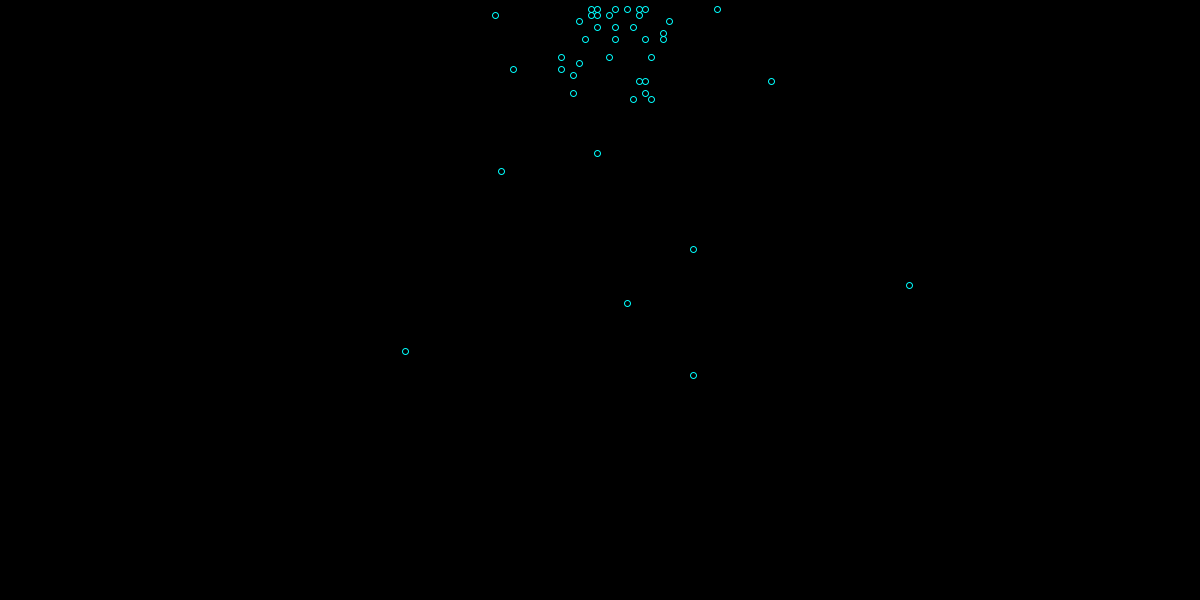
Frame 1 (no input)
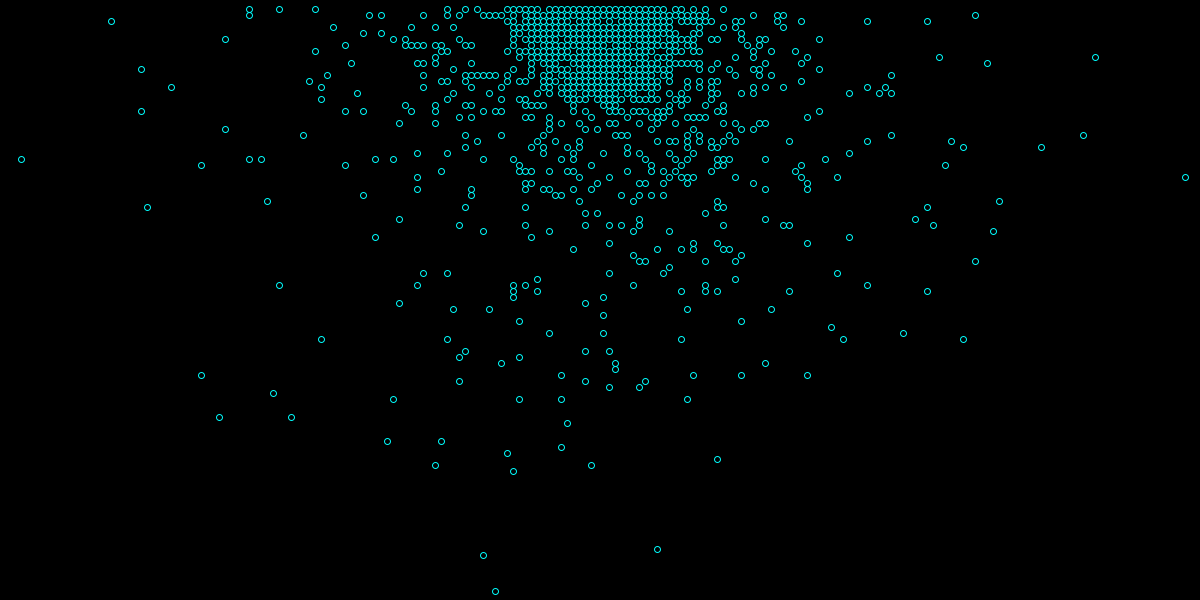
Frame 60 (the mouse pressed at the canvas centre just before this capture)
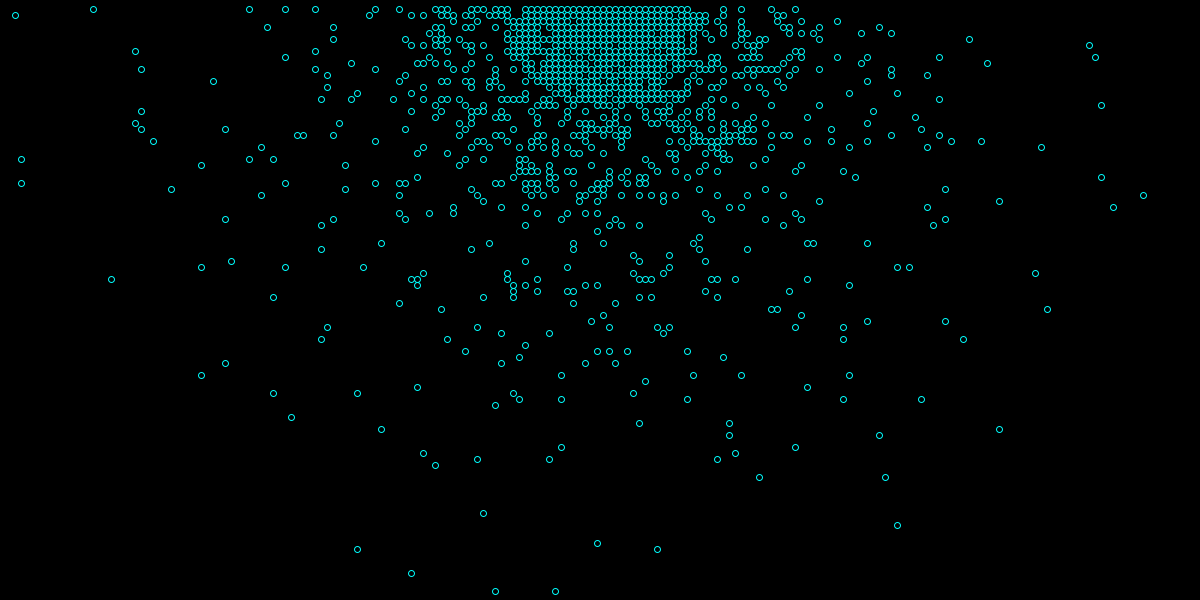
Frame 120 (the mouse held since frame 60 and released just before this capture)

The Processing sketch that drew these frames (run headless with seeded random() and noise(); from frame 60 on, the mouse is pressed at the canvas centre):

// Processing sketch: foam_polar_coords
// ── foam_polar_coords.pde
float SX, SY;
//source location
float rmax;
//max distance from source to any position on screen, calculated in setup

boolean[][] sites;
//on or off for drawing bubbles

float[] sitesX;
float[] sitesY;
//x and y coords for each site, initialized in setup for optimization

int numx=200;
int numy=100;
//number of sites in each dimension
float rad=3;
//bubble radius

int regions=50;
float dropOffExponent=2;
/*number of regions where bubble generation falls off as it gets away from source,
 and also exponential power according to which bubble generation
 falls off as a function of region */
int[] bnew=new int[regions];

int bdead=250;
int born=30;
int bdeadt;

float sr, stheta;
int sx, sy;
//temporary site indices

int neighbors;
//number of neighbors of a given site, another temporary variable



void setup() {
  size(1200, 600);  
  SX=width/2;
  SY=0; //coordinates of "source" of bubbles

  sites=new boolean[numx][numy];
  sitesX=new float[numx];
  sitesY=new float[numy];

  for (int i=0; i<numx; i++) sitesX[i]=width * (i+.5) / numx;
  for (int i=0; i<numy; i++) sitesY[i]=height * (i+.5) / numy;

  float rmax1=max( dist(SX, SY, 0, 0), dist(SX, SY, width, 0) );
  float rmax2=max( dist(SX, SY, 0, height), dist(SX, SY, width, height) );
  rmax=max(rmax1, rmax2);
}



void draw() {

  background(0);



  bdeadt=(int)random(bdead-bdead/2, bdead+bdead/2);

  for (int i=0; i<bdeadt; i++) {

    neighbors=0;
    sx=(int)random(0, numx);
    sy=(int)random(0, numy);

    if (sites [max(0, sx-1)] [sy] ) neighbors++;
    if (sites [min(numx-1, sx+1)] [sy] ) neighbors++;
    if (sites [sx] [max(0, sy-1)] ) neighbors++;
    if (sites [sx] [min(numy-1, sy+1)] ) neighbors++;

    if ( random(0, 1) * neighbors < 1.5 ) sites[sx][sy]=false;
  }



  for (int j=0; j<regions; j++) bnew[j]=(int)random(born-born/2, born+born/2)
    /  round(pow((j+1), dropOffExponent));

  for (int j=0; j<regions; j++) {
    for (int i=0; i<bnew[j]; i++) {

      neighbors=0;
      sr=random( rmax * (float)j / (float)regions, rmax * ((float)j + 1) / (float)regions );
      stheta=random(0, PI);
      sx= round( SX * numx  /  width ) + round( sr * cos(stheta) );
      sy= round( SY * numy  /  height ) + round( sr * sin(stheta) );

      if ( sx > 0 && sx < numx && sy > 0 && sy < numy ) { 
        if (sites [max(0, sx-1)] [sy] ) neighbors++;
        if (sites [min(numx-1, sx+1)] [sy] ) neighbors++;
        if (sites [sx] [max(0, sy-1)] ) neighbors++;
        if (sites [sx] [min(numy-1, sy+1)] ) neighbors++;
        if (sites [max(0, sx-1)] [max(0, sy-1)] ) neighbors++;
        if (sites [max(0, sx-1)] [min(numy-1, sy+1)] ) neighbors++;
        if (sites [min(numx-1, sx+1)] [max(0, sy-1)] ) neighbors++;
        if (sites [min(numx-1, sx+1)] [min(numy-1, sy+1)] ) neighbors++;

        if ( random(0, 1) * (neighbors + 1) / 8 > (1/12) ) sites[sx][sy]=true;
      }
    }
  }

  stroke(0, 255, 255);
  noFill();
  for (int i=0; i<numx; i++) {
    for (int j=0; j<numy; j++) {
      if (sites[i][j]) ellipse(sitesX[i], sitesY[j], 2*rad, 2*rad);
    }
  }
}
